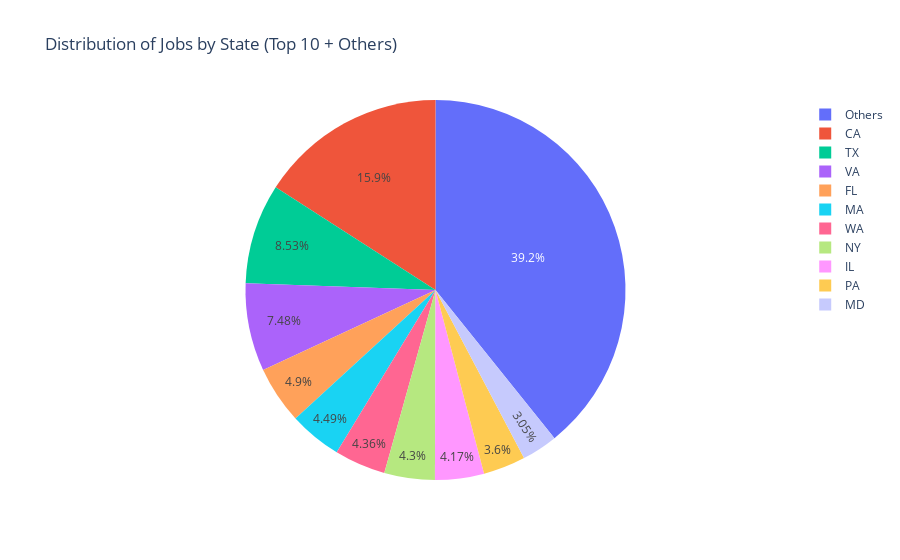

This figure's notebook cell:
### Markdown cell above
Plot top locations with highest number of jobs

### Code cell
# Keeping top 10 states and grouping others
top_states = location_counts.head(10)
others = pd.DataFrame({'State': ['Others'], 'Number of Jobs': [location_counts.iloc[10:].sum()['Number of Jobs']]})

# Concatenating top 5 and Others
final_state_counts = pd.concat([top_states, others])

# Plotting a pie chart
fig = px.pie(
    final_state_counts,
    names='State',
    values='Number of Jobs',
    title='Distribution of Jobs by State (Top 10 + Others)',
)

# Show the pie chart
fig.show()

### Figure 1 — Plotly figure (JSON) as saved in the notebook; plotly's stock layout.template omitted (floating-point values rounded to 4 significant figures)
{"data": [{"domain": {"x": [0, 1], "y": [0, 1]}, "hovertemplate": "State=%{label}<br>Number of Jobs=%{value}<extra></extra>", "labels": ["CA", "TX", "VA", "FL", "MA", "WA", "NY", "IL", "PA", "MD", "Others"], "legendgroup": "", "name": "", "showlegend": true, "type": "pie", "values": [500, 268, 235, 154, 141, 137, 135, 131, 113, 96, 1233]}], "layout": {"legend": {"tracegroupgap": 0}, "title": {"text": "Distribution of Jobs by State (Top 10 + Others)"}}}
